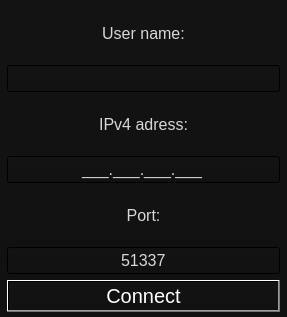
<?xml version="1.0" encoding="UTF-8"?>
<ui version="4.0">
 <class>connectWindow</class>
 <widget class="QMainWindow" name="connectWindow">
  <property name="geometry">
   <rect>
    <x>0</x>
    <y>0</y>
    <width>287</width>
    <height>317</height>
   </rect>
  </property>
  <property name="windowTitle">
   <string>Connect</string>
  </property>
  <property name="styleSheet">
   <string notr="true">background-color: qlineargradient(spread:pad, x1:0.480769, y1:1, x2:0.476, y2:0, stop:0 rgba(17, 17, 17, 255), stop:1 rgba(19, 19, 19, 255));
color: rgb(216, 216, 216);</string>
  </property>
  <widget class="QWidget" name="centralwidget">
   <layout class="QVBoxLayout" name="verticalLayout_2">
    <property name="leftMargin">
     <number>7</number>
    </property>
    <property name="topMargin">
     <number>7</number>
    </property>
    <property name="rightMargin">
     <number>7</number>
    </property>
    <property name="bottomMargin">
     <number>5</number>
    </property>
    <item>
     <layout class="QVBoxLayout" name="verticalLayout" stretch="5,15,5,15,5,15,40">
      <item>
       <widget class="QLabel" name="label_3">
        <property name="font">
         <font>
          <family>Segoe UI</family>
          <pointsize>12</pointsize>
         </font>
        </property>
        <property name="styleSheet">
         <string notr="true">background-color: qlineargradient(spread:pad, x1:0, y1:0, x2:1, y2:0, stop:0.461538 rgba(255, 255, 255, 0));</string>
        </property>
        <property name="locale">
         <locale language="English" country="UnitedStates"/>
        </property>
        <property name="text">
         <string>User name:</string>
        </property>
        <property name="alignment">
         <set>Qt::AlignCenter</set>
        </property>
       </widget>
      </item>
      <item>
       <widget class="QLineEdit" name="lineEdit_3">
        <property name="font">
         <font>
          <family>Segoe UI</family>
          <pointsize>12</pointsize>
         </font>
        </property>
        <property name="styleSheet">
         <string notr="true">background-color: qlineargradient(spread:pad, x1:0, y1:0, x2:1, y2:0, stop:0.461538 rgba(255, 255, 255, 0));</string>
        </property>
        <property name="locale">
         <locale language="English" country="UnitedStates"/>
        </property>
        <property name="inputMask">
         <string notr="true"/>
        </property>
        <property name="text">
         <string notr="true"/>
        </property>
        <property name="maxLength">
         <number>20</number>
        </property>
        <property name="alignment">
         <set>Qt::AlignCenter</set>
        </property>
       </widget>
      </item>
      <item>
       <widget class="QLabel" name="label">
        <property name="font">
         <font>
          <family>Segoe UI</family>
          <pointsize>12</pointsize>
         </font>
        </property>
        <property name="styleSheet">
         <string notr="true">background-color: qlineargradient(spread:pad, x1:0, y1:0, x2:1, y2:0, stop:0.461538 rgba(255, 255, 255, 0));</string>
        </property>
        <property name="text">
         <string>IPv4 adress:</string>
        </property>
        <property name="alignment">
         <set>Qt::AlignCenter</set>
        </property>
       </widget>
      </item>
      <item>
       <widget class="QLineEdit" name="lineEdit">
        <property name="font">
         <font>
          <family>Segoe UI</family>
          <pointsize>12</pointsize>
         </font>
        </property>
        <property name="inputMask">
         <string>000.000.000.000;_</string>
        </property>
        <property name="alignment">
         <set>Qt::AlignCenter</set>
        </property>
       </widget>
      </item>
      <item>
       <widget class="QLabel" name="label_2">
        <property name="font">
         <font>
          <family>Segoe UI</family>
          <pointsize>12</pointsize>
         </font>
        </property>
        <property name="styleSheet">
         <string notr="true">background-color: qlineargradient(spread:pad, x1:0, y1:0, x2:1, y2:0, stop:0.461538 rgba(255, 255, 255, 0));</string>
        </property>
        <property name="text">
         <string>Port:</string>
        </property>
        <property name="alignment">
         <set>Qt::AlignCenter</set>
        </property>
       </widget>
      </item>
      <item>
       <widget class="QLineEdit" name="lineEdit_2">
        <property name="font">
         <font>
          <family>Segoe UI</family>
          <pointsize>12</pointsize>
         </font>
        </property>
        <property name="inputMask">
         <string>00000;_</string>
        </property>
        <property name="text">
         <string>51337</string>
        </property>
        <property name="alignment">
         <set>Qt::AlignCenter</set>
        </property>
       </widget>
      </item>
      <item>
       <widget class="QPushButton" name="pushButton">
        <property name="font">
         <font>
          <family>Segoe UI</family>
          <pointsize>15</pointsize>
         </font>
        </property>
        <property name="styleSheet">
         <string notr="true">QPushButton
{
	color: rgb(255, 255, 255);
}
QPushButton:hover
{
	background-color: rgb(30,30,30);
	border: 1px solid white;
}</string>
        </property>
        <property name="text">
         <string>Connect</string>
        </property>
       </widget>
      </item>
     </layout>
    </item>
   </layout>
  </widget>
  <widget class="QMenuBar" name="menubar">
   <property name="geometry">
    <rect>
     <x>0</x>
     <y>0</y>
     <width>287</width>
     <height>25</height>
    </rect>
   </property>
  </widget>
 </widget>
 <resources/>
 <connections/>
</ui>
